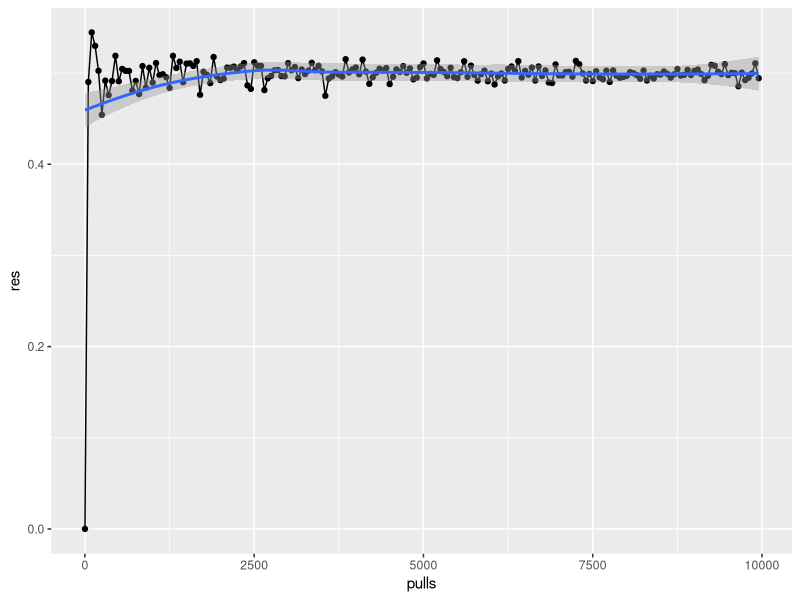
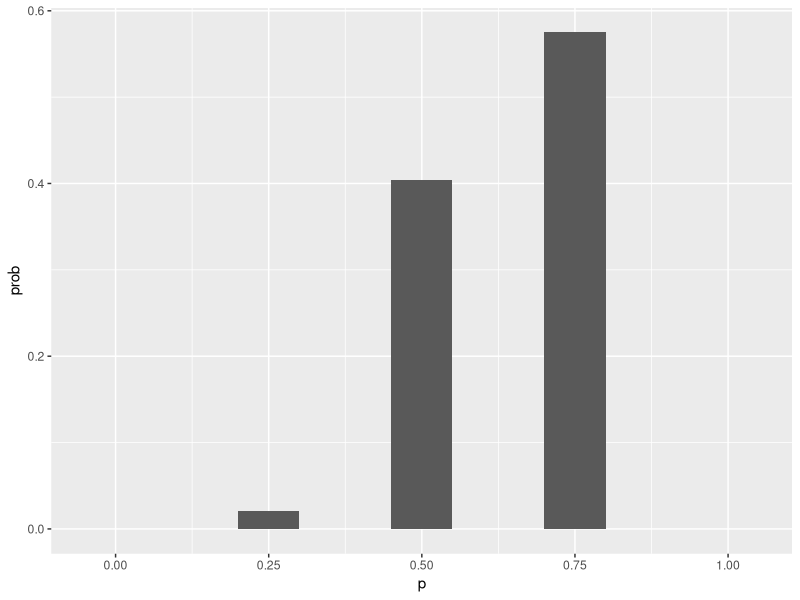
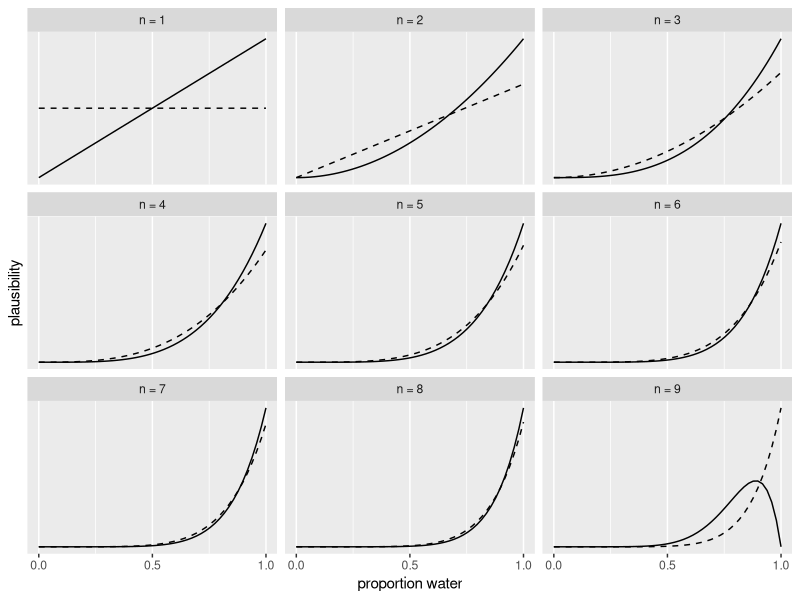

The R source for these figures, in order:
## ---- chunk 1
library(tidyverse)
library(magrittr)
## ---- chunk 2
toss <- function(size = 10) {
  x <- sample(6, size = size, replace = TRUE) %>%
    {sum(. > 3) / length(.)}
}

pulls <- seq(1, 1e4, 50)
res <- sapply(pulls, toss)

df <- tibble(pulls = pulls, res = res)

print(tail(res, n = 1))

df %>%
  ggplot(., aes(x = pulls, y = res)) +
    geom_point() +
    geom_line() +
    geom_smooth()
## ---- chunk 3
samples <- c("W", "L", "W", "W", "W", "L", "W", "L", "W")
## ---- chunk 4
w <- sum(samples == "W") # Number of W observed
l <- sum(samples == "L") # Number of L observed

p <- c(0, 0.25, 0.5, 0.75, 1) # All possible realizations of W

ways <- function(q) {
  (q * 4)^w * ((1 - q) * 4)^l
}

counts <- sapply(p, ways)
prob <- counts / sum(counts)

df <- tibble(p, counts, prob)
df
## ---- chunk 5
ggplot(df, aes(p, prob)) +
  geom_col(width = 0.1)
## ---- chunk 6
sim_globe <- function(p = 0.7, N = 9) {
  sample(c("W", "L"), size = N, prob = (c(p, 1 - p)), replace = TRUE)
}
## ---- chunk 7
replicate(sim_globe(p = 0.5, N = 9), n = 10)
## ---- chunk 8
compute_posterior <- function(samples, poss = c(0, 0.25, 0.5, 0.75, 1)) {
  w <- sum(samples == "W") # Number of W observed
  l <- sum(samples == "L") # Number of L observed

  ways <- function(q) {
    (q * 4)^w * ((1 - q) * 4)^l
  }

  counts <- sapply(poss, ways)
  post <- counts / sum(counts)
  bars <- sapply(poss, ways)

  tibble(poss, counts, post = round(post, 3))
}
## ---- chunk 9
compute_posterior(sim_globe())
## ---- chunk 10
tosses <- sim_globe()
print(tosses)

d <- tibble(n_trials  = 1:9, n_success = cumsum(tosses == "W"))

sequence_length <- 50

d %>% 
  expand_grid(p_water = seq(from = 0, to = 1, length.out = sequence_length)) %>%
  group_by(p_water) %>%
  mutate(
    lagged_n_trials = lag(n_trials, 1),
    lagged_n_success = lag(n_success, 1)) %>% 
  ungroup() %>% 
  mutate(
    prior = ifelse(
      n_trials == 1,
      .5,
      dbinom(
        x = lagged_n_success, 
        size = lagged_n_trials, 
        prob = p_water
      )
    ),
    likelihood = dbinom(
      x = n_success, 
      size = n_trials, 
      prob = p_water
    ),
    strip = str_c("n = ", n_trials)) %>%
  group_by(n_trials) %>% 
  mutate(prior      = prior / sum(prior),
         likelihood = likelihood / sum(likelihood)) %>%   
  
  # Plot
  ggplot(aes(x = p_water)) +
    geom_line(aes(y = prior), linetype = 2) +
    geom_line(aes(y = likelihood)) +
    scale_x_continuous("proportion water", breaks = c(0, .5, 1)) +
    scale_y_continuous("plausibility", breaks = NULL) +
    facet_wrap(~ strip, scales = "free_y")
